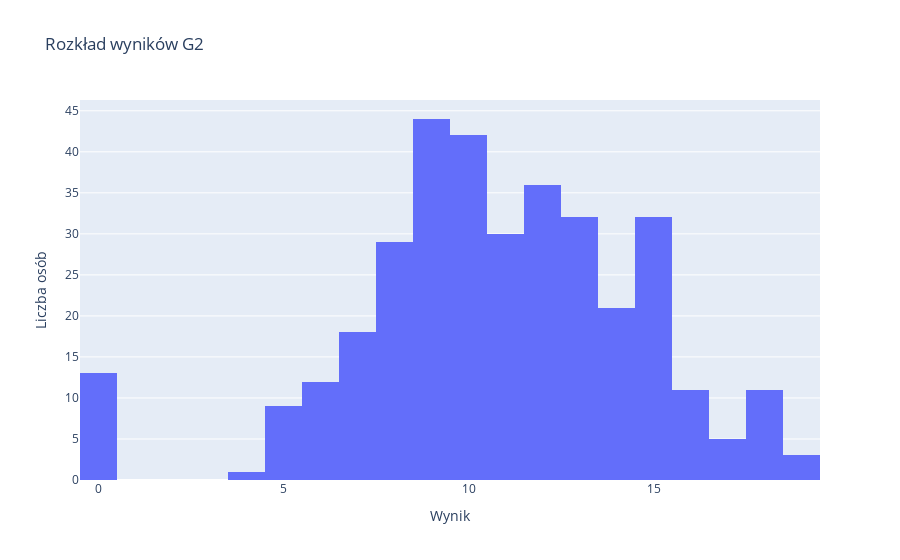

This figure's notebook cell:
### Code cell
fig = go.Figure(data=[go.Histogram(x=dane.G2)])

fig.update_layout(
    title_text="Rozkład wyników G2",
     xaxis_title_text='Wynik',
     yaxis_title_text='Liczba osób')


fig.show()

### Figure 1 — Plotly figure (JSON) as saved in the notebook; plotly's stock layout.template omitted (floating-point values rounded to 4 significant figures; data arrays with more than 128 entries replaced by an {"elided": "..."} marker saying what was removed)
{"data": [{"type": "histogram", "x": {"elided": "349 int values"}}], "layout": {"title": {"text": "Rozkład wyników G2"}, "xaxis": {"title": {"text": "Wynik"}}, "yaxis": {"title": {"text": "Liczba osób"}}}}
